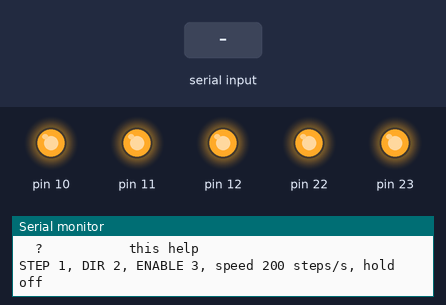
Bench run of a program on a simulated Arduino Nano, built with avr-gcc and run on an emulated ATmega328P. Shown: output pins drawn as LEDs (lit = HIGH), the last lines printed to the serial monitor. Dashed ring = blinking. The inputs (shaded band) are chosen by the test bench.

Above: at 1.2 s.
1.3 s: "t90\n" received over Serial
At 2.7 s:
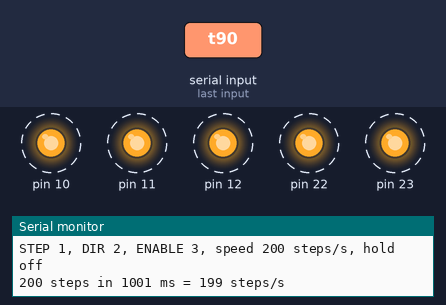
4.3 s: "t 45\n" received over Serial
At 5.7 s:
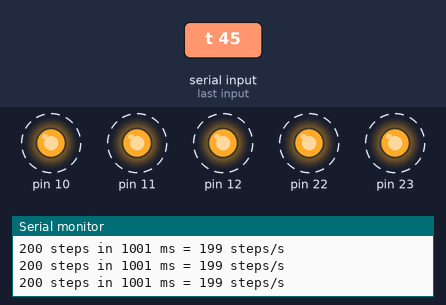
7.3 s: "t\n" received over Serial
At 8.7 s:
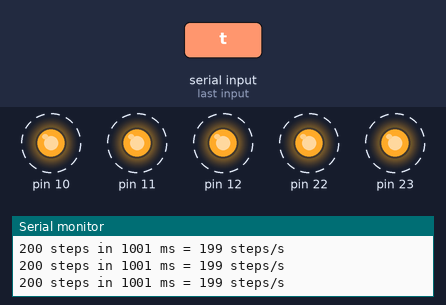
Timing chart, 0 to 11.3 s (numbered marks = the images above; inputs shaded):
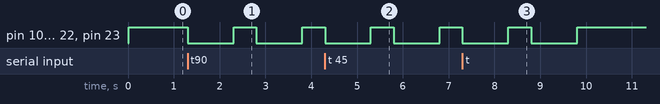

Measured:
- after the input at 1.3 s, pin 10–12, pin 22, pin 23: alternates HIGH for 0.50 s and LOW for 1.0 s, starting at once
- after the input at 4.3 s, pin 10–12, pin 22, pin 23: alternates HIGH for 0.50 s and LOW for 1.0 s, starting at once
- after the input at 7.3 s, pin 10–12, pin 22, pin 23: alternates HIGH for 0.50 s and LOW for 1.0 s, 4 changes in all, then stays HIGH, starting at once

The program:

main.cpp
```cpp
// Bring-up test: spin one bay stepper (DRV8825) through the SX1509 I/O expander
// on an Arduino Nano. Driven from the serial monitor (115200 baud, newline).
//
// Every STEP pulse is two I2C writes to the SX1509, so the step rate is limited
// to a few hundred steps per second. Good enough to check wiring and direction.

#include <Arduino.h>
#include <Wire.h>  // must come before SparkFunSX1509.h, which uses TwoWire
#include <SparkFunSX1509.h>

// SX1509 address with the ADDR jumpers untouched.
constexpr uint8_t SX1509_ADDR = 0x3E;
// 100 kHz is the safe choice on a breadboard; 400000 gives roughly 3x the step rate.
constexpr uint32_t I2C_CLOCK = 100000;

// SX1509 I/O numbers (0..15) wired to the DRV8825. STEP and DIR can be
// changed at runtime with the p command to find the right wiring.
uint8_t sxStep = 1;
uint8_t sxDir = 2;
constexpr uint8_t SX_ENABLE = 3;  // active low on the DRV8825

SX1509 io;
uint16_t stepsPerSecond = 200;  // full step: one turn per second
bool hold = false;              // keep the driver enabled after a move

void scanI2c() {
  Serial.print(F("I2C devices:"));
  uint8_t found = 0;
  for (uint8_t addr = 1; addr < 127; addr++) {
    Wire.beginTransmission(addr);
    if (Wire.endTransmission() == 0) {
      Serial.print(F(" 0x"));
      Serial.print(addr, HEX);
      found++;
    }
  }
  Serial.println(found ? "" : " none (check SDA=A4, SCL=A5, 3V3, GND)");
}

void setEnabled(bool on) { io.digitalWrite(SX_ENABLE, on ? LOW : HIGH); }

void setStepDirPins(uint8_t step, uint8_t dir) {
  sxStep = step;
  sxDir = dir;
  io.pinMode(sxStep, OUTPUT);
  io.pinMode(sxDir, OUTPUT);
  io.digitalWrite(sxStep, LOW);
}

// Reads a 16-bit SX1509 register pair (bank B first, then bank A). RegData
// returns the level actually present on each I/O, also for outputs; the
// library's digitalRead() only works for inputs.
uint16_t readSxWord(uint8_t reg) {
  Wire.beginTransmission(SX1509_ADDR);
  Wire.write(reg);
  if (Wire.endTransmission(false) != 0) return 0xFFFF;
  if (Wire.requestFrom(SX1509_ADDR, (uint8_t)2) != 2) return 0xFFFF;
  const uint8_t b = Wire.read();
  const uint8_t a = Wire.read();
  return ((uint16_t)b << 8) | a;
}

constexpr uint8_t SX_REG_DIR_B = 0x0E;   // 1 = input
constexpr uint8_t SX_REG_DATA_B = 0x10;

bool pinLevel(uint8_t pin) { return readSxWord(SX_REG_DATA_B) & (1u << pin); }

// Drives each pin high and low and reads back what is really on the pin.
// A pin that stays low while driven high is shorted, overloaded, or its bank
// supply (VCC1 for 0..7, VCC2 for 8..15) is missing.
void selfCheck() {
  Serial.print(F("RegDir  "));
  Serial.println(readSxWord(SX_REG_DIR_B), BIN);
  Serial.print(F("RegData "));
  Serial.println(readSxWord(SX_REG_DATA_B), BIN);

  const uint8_t pins[] = {sxStep, sxDir, SX_ENABLE};
  const char *names[] = {"STEP", "DIR", "ENABLE"};
  for (uint8_t i = 0; i < 3; i++) {
    io.digitalWrite(pins[i], HIGH);
    delay(5);
    const bool high = pinLevel(pins[i]);
    io.digitalWrite(pins[i], LOW);
    delay(5);
    const bool low = pinLevel(pins[i]);
    Serial.print(names[i]);
    Serial.print(F(" (pin "));
    Serial.print(pins[i]);
    Serial.print(F("): set HIGH reads "));
    Serial.print(high);
    Serial.print(F(", set LOW reads "));
    Serial.print(low);
    Serial.println(high && !low ? F("  ok") : F("  FAIL"));
  }
  setEnabled(hold);
}

void printStatus() {
  Serial.print(F("STEP "));
  Serial.print(sxStep);
  Serial.print(F(", DIR "));
  Serial.print(sxDir);
  Serial.print(F(", ENABLE "));
  Serial.print(SX_ENABLE);
  Serial.print(F(", speed "));
  Serial.print(stepsPerSecond);
  Serial.print(F(" steps/s, hold "));
  Serial.println(hold ? F("on") : F("off"));
}

void printHelp() {
  Serial.println(F("Commands:"));
  Serial.println(F("  m <steps>   move, negative = other direction (any key aborts)"));
  Serial.println(F("  v <n>       speed in steps/s"));
  Serial.println(F("  t           test: 200 steps forward, then back"));
  Serial.println(F("  p <s> <d>   use SX1509 pin s as STEP and pin d as DIR"));
  Serial.println(F("  h           toggle hold (driver stays enabled, motor keeps torque)"));
  Serial.println(F("  x           self-check: drive STEP, DIR, ENABLE and read the real pin level"));
  Serial.println(F("  ?           this help"));
  printStatus();
}

// Returns the number of steps actually done.
long move(long steps) {
  io.digitalWrite(sxDir, steps >= 0 ? HIGH : LOW);
  setEnabled(true);
  delay(2);  // DRV8825 wake-up after ENABLE

  const long total = labs(steps);
  const uint32_t period = 1000000UL / stepsPerSecond;
  const uint32_t startMs = millis();
  uint32_t next = micros();
  long done = 0;

  while (done < total) {
    if (Serial.available()) {
      while (Serial.available()) Serial.read();
      Serial.println(F("aborted"));
      break;
    }
    io.digitalWrite(sxStep, HIGH);
    io.digitalWrite(sxStep, LOW);
    done++;
    next += period;
    while ((int32_t)(micros() - next) < 0) {
    }
    // If I2C is slower than the requested rate, don't try to catch up.
    if ((int32_t)(micros() - next) > (int32_t)period) next = micros();
  }

  const uint32_t ms = millis() - startMs;
  if (!hold) setEnabled(false);

  Serial.print(done);
  Serial.print(F(" steps in "));
  Serial.print(ms);
  Serial.print(F(" ms"));
  if (ms > 0) {
    Serial.print(F(" = "));
    Serial.print(done * 1000L / (long)ms);
    Serial.print(F(" steps/s"));
  }
  Serial.println();
  return done;
}

void handle(char *line) {
  while (*line == ' ') line++;
  const char cmd = *line;
  char *rest;
  const long arg = strtol(line + 1, &rest, 10);
  const long arg2 = strtol(rest, nullptr, 10);

  switch (cmd) {
    case 'm':
      move(arg);
      break;
    case 'v':
      if (arg < 1 || arg > 5000) {
        Serial.println(F("speed must be 1..5000"));
      } else {
        stepsPerSecond = arg;
        printStatus();
      }
      break;
    case 't':
      if (move(200) == 200) {
        delay(500);
        move(-200);
      }
      break;
    case 'p':
      if (arg < 0 || arg > 15 || arg2 < 0 || arg2 > 15 || arg == arg2 || arg == SX_ENABLE ||
          arg2 == SX_ENABLE) {
        Serial.println(F("pins must be 0..15, different, and not ENABLE"));
      } else {
        setStepDirPins(arg, arg2);
        printStatus();
      }
      break;
    case 'h':
      hold = !hold;
      setEnabled(hold);
      printStatus();
      break;
    case 'x':
      selfCheck();
      break;
    case '?':
      printHelp();
      break;
    case '\0':
      break;
    default:
      Serial.println(F("unknown command, ? for help"));
  }
}

void setup() {
  Serial.begin(115200);
  Serial.println(F("\nnano-stepper bring-up"));

  Wire.begin();
  scanI2c();

  if (!io.begin(SX1509_ADDR)) {
    Serial.println(F("SX1509 not found at 0x3E. Fix wiring and reset."));
    while (true) {
    }
  }
  Wire.setClock(I2C_CLOCK);

  // Disable the driver before anything else so the motor does not jump.
  io.pinMode(SX_ENABLE, OUTPUT);
  setEnabled(false);
  setStepDirPins(sxStep, sxDir);

  Serial.println(F("SX1509 ok, driver disabled."));
  printHelp();
}

void loop() {
  static char buf[24];
  static uint8_t len = 0;

  while (Serial.available()) {
    const char c = Serial.read();
    if (c == '\r') continue;
    if (c == '\n') {
      buf[len] = '\0';
      handle(buf);
      len = 0;
    } else if (len < sizeof(buf) - 1) {
      buf[len++] = c;
    }
  }
}
```
